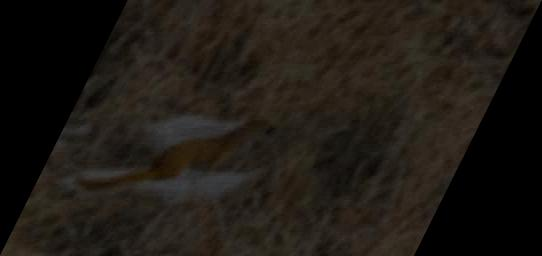
#> input picture images/lab3.png, 542 x 256 px
$ python lab3_Staroverov.py
#> lines starting #> are read from the running program, lines starting #| are printed output that depends on the picture
# -*- coding: utf-8 -*-
"""
Created on Tue Sep 17 19:03:14 2024

@author: iliys
"""

import sys
# %matplotlib inline
import matplotlib.pyplot as plt
import cv2 as cv
import numpy as np
sys.path.append('../')
from utility import util

image1 = cv.imread('../images/lab3.png')
#> image1 is the input picture: shape (256, 542, 3); mean B, G, R 20.4, 26.1, 31
gray_image1 = cv.cvtColor(image1, cv.COLOR_BGR2GRAY)
rgb_image1 = cv.cvtColor(image1, cv.COLOR_BGR2RGB)

shape = rgb_image1.shape
#> shape = (256, 542, 3)
src_points = np.float32([
    [0, 255],
    [130, 0],
    [410, 255],
    [542, 0]
])

dst_points = np.float32([
    [0, 0],
    [shape[0], 0],
    [0, shape[1]],
    [shape[0], shape[1]]
])
#> dst_points = [[0, 0], [256, 0], [0, 542], [256, 542]]

def rotation(img):
    (h, w) = img.shape[:2]
    center = (int(w / 2), int(h / 2))
    rotation_matrix = cv.getRotationMatrix2D(center, 90, 0.5)
    rotated = cv.warpAffine(img, rotation_matrix, (w, h))
    return rotated

M = cv.getPerspectiveTransform(src_points, dst_points)
warped_image = cv.warpPerspective(rgb_image1, M, (shape[0], shape[1]))
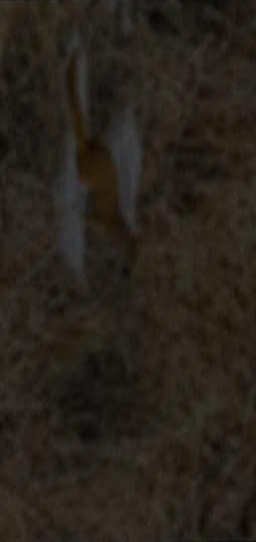
#> warped_image: shape (542, 256, 3); mean R, G, B 40.5, 34.2, 26.7
warped_image = rotation(warped_image)
#> in rotation, `rotated = cv.warpAffine(img, rotation_matrix, (w, h))`:
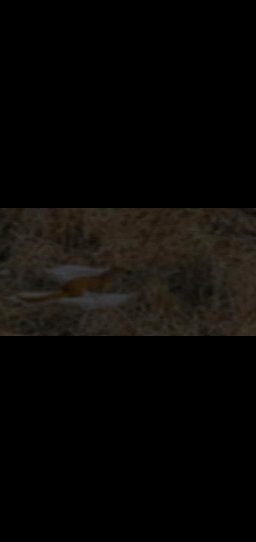
#> rotated: shape (542, 256, 3); mean R, G, B 9.6, 8.1, 6.3
warped_image = warped_image[210:330, :]
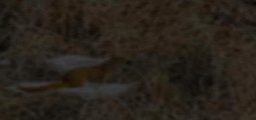
#> warped_image: shape (120, 256, 3); mean R, G, B 40.5, 34.2, 26.7

gs = plt.GridSpec(1, 2)
plt.figure(figsize=(17, 4))

plt.subplot(gs[0])
plt.title('Исходное изображение')
plt.xticks([]), plt.yticks([])
plt.imshow(rgb_image1)

plt.subplot(gs[1])
plt.title('Выпрямленное изображение')
plt.xticks([]), plt.yticks([])
plt.imshow(warped_image)

contrast = 1.2
brightness = 50
bright_contrast_image = cv.convertScaleAbs(warped_image, alpha=contrast, beta=brightness)
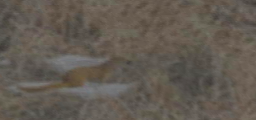
#> bright_contrast_image: shape (120, 256, 3); mean R, G, B 98.6, 91, 82.1

gs = plt.GridSpec(1, 2)
plt.figure(figsize=(17, 4))

plt.subplot(gs[0])
plt.title('Выпрямленное изображение')
plt.xticks([]), plt.yticks([])
plt.imshow(warped_image)

plt.subplot(gs[1])
plt.title('Изображение с повышенной яркостью')
plt.xticks([]), plt.yticks([])
plt.imshow(bright_contrast_image)

$ run again, with images/lab4.png copied over images/lab3.png
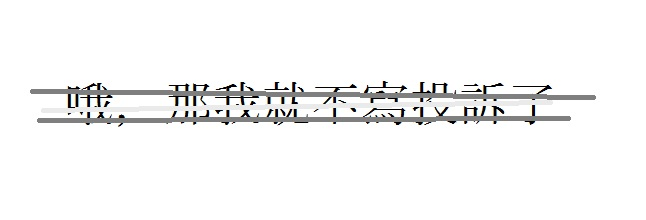
#> input picture images/lab4.png, 646 x 220 px
#> image1 is the input picture: shape (220, 646, 3); mean B, G, R 245.2, 245.3, 245.3
#> `warped_image = warped_image[210:330, :]`:
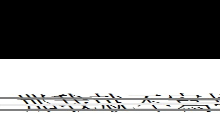
#> warped_image: shape (120, 220, 3); mean R, G, B 120.2, 120.3, 120.1
#> `bright_contrast_image = cv.convertScaleAbs(warped_image, alpha=contras..`:
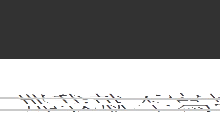
#> bright_contrast_image: shape (120, 220, 3); mean R, G, B 150.1, 150, 150

$ run again, with images/lab5.png copied over images/lab3.png
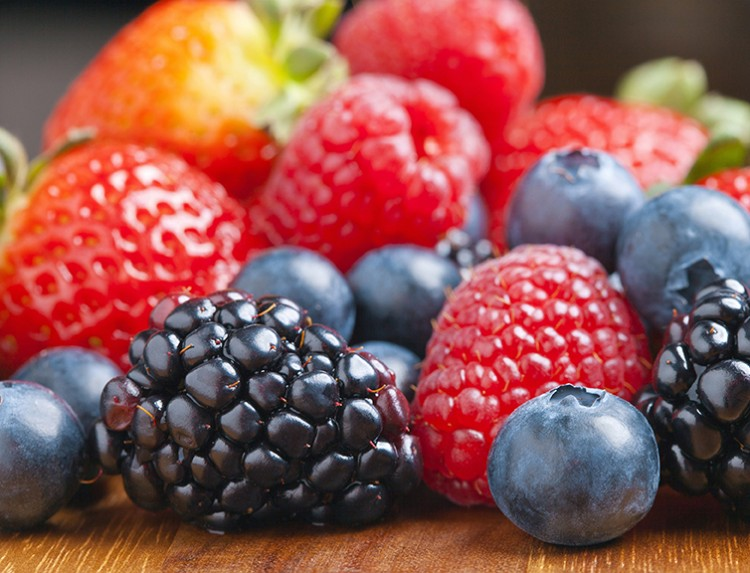
#> input picture images/lab5.png, 750 x 573 px
#> image1 is the input picture: shape (573, 750, 3); mean B, G, R 82.7, 87.1, 146.4
#> `warped_image = warped_image[210:330, :]`:
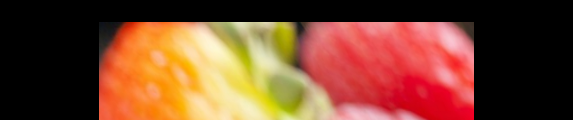
#> warped_image: shape (120, 573, 3); mean R, G, B 118.4, 69.3, 45.7
#> `bright_contrast_image = cv.convertScaleAbs(warped_image, alpha=contras..`:
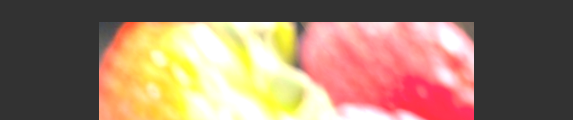
#> bright_contrast_image: shape (120, 573, 3); mean R, G, B 156.8, 126, 104.3
